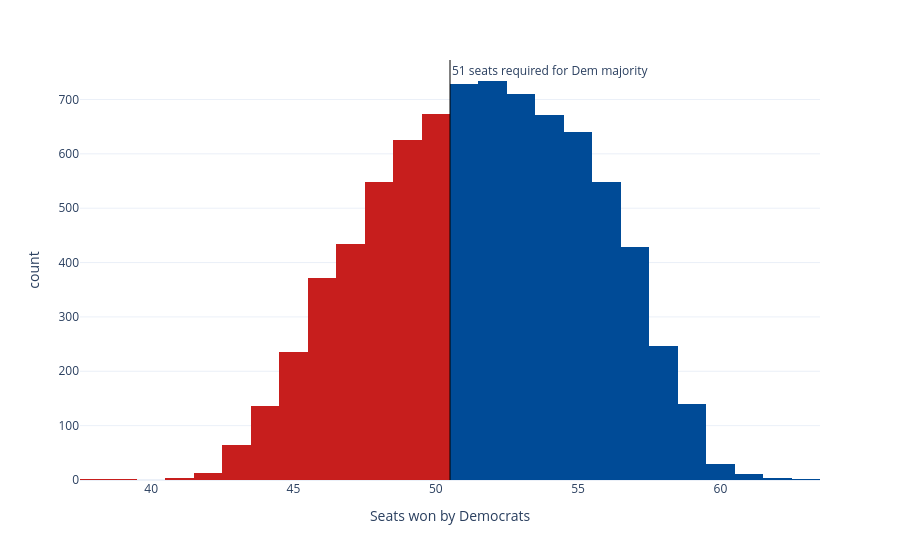

The code cell stored with this chart in its notebook:
### Code cell
sims_hist = px.histogram(seat_sims, x='seats', nbins=np.unique(seat_sims['seats']).shape[0]*2, color='winner',
                         color_discrete_map={'Democrats': '#004b97', 'Republicans': '#c71e1d'},
                         labels={'seats':'Seats won by Democrats', 'winner': 'Winner'}, template='plotly_white')
sims_hist.update_traces(showlegend=False)
sims_hist.add_vline(x=50.5, line_width=1, line_color='black', annotation_text='51 seats required for Dem majority', 
                    annotation_position='top right')
sims_hist

### Figure 1 — Plotly figure (JSON) as saved in the notebook; plotly's stock layout.template omitted (floating-point values rounded to 4 significant figures; data arrays with more than 128 entries replaced by an {"elided": "..."} marker saying what was removed)
{"data": [{"bingroup": "x", "hovertemplate": "Winner=Democrats<br>Seats won by Democrats=%{x}<br>count=%{y}<extra></extra>", "legendgroup": "Democrats", "marker": {"color": "#004b97", "pattern": {"shape": ""}}, "name": "Democrats", "nbinsx": 50, "orientation": "v", "showlegend": false, "type": "histogram", "x": {"elided": "4894 int values"}, "xaxis": "x", "yaxis": "y"}, {"bingroup": "x", "hovertemplate": "Winner=Republicans<br>Seats won by Democrats=%{x}<br>count=%{y}<extra></extra>", "legendgroup": "Republicans", "marker": {"color": "#c71e1d", "pattern": {"shape": ""}}, "name": "Republicans", "nbinsx": 50, "orientation": "v", "showlegend": false, "type": "histogram", "x": {"elided": "3106 int values"}, "xaxis": "x", "yaxis": "y"}], "layout": {"annotations": [{"showarrow": false, "text": "51 seats required for Dem majority", "x": 50.5, "xanchor": "left", "xref": "x", "y": 1, "yanchor": "top", "yref": "y domain"}], "barmode": "relative", "legend": {"title": {"text": "Winner"}, "tracegroupgap": 0}, "margin": {"t": 60}, "shapes": [{"line": {"color": "black", "width": 1}, "type": "line", "x0": 50.5, "x1": 50.5, "xref": "x", "y0": 0, "y1": 1, "yref": "y domain"}], "xaxis": {"anchor": "y", "domain": [0, 1], "title": {"text": "Seats won by Democrats"}}, "yaxis": {"anchor": "x", "domain": [0, 1], "title": {"text": "count"}}}}
